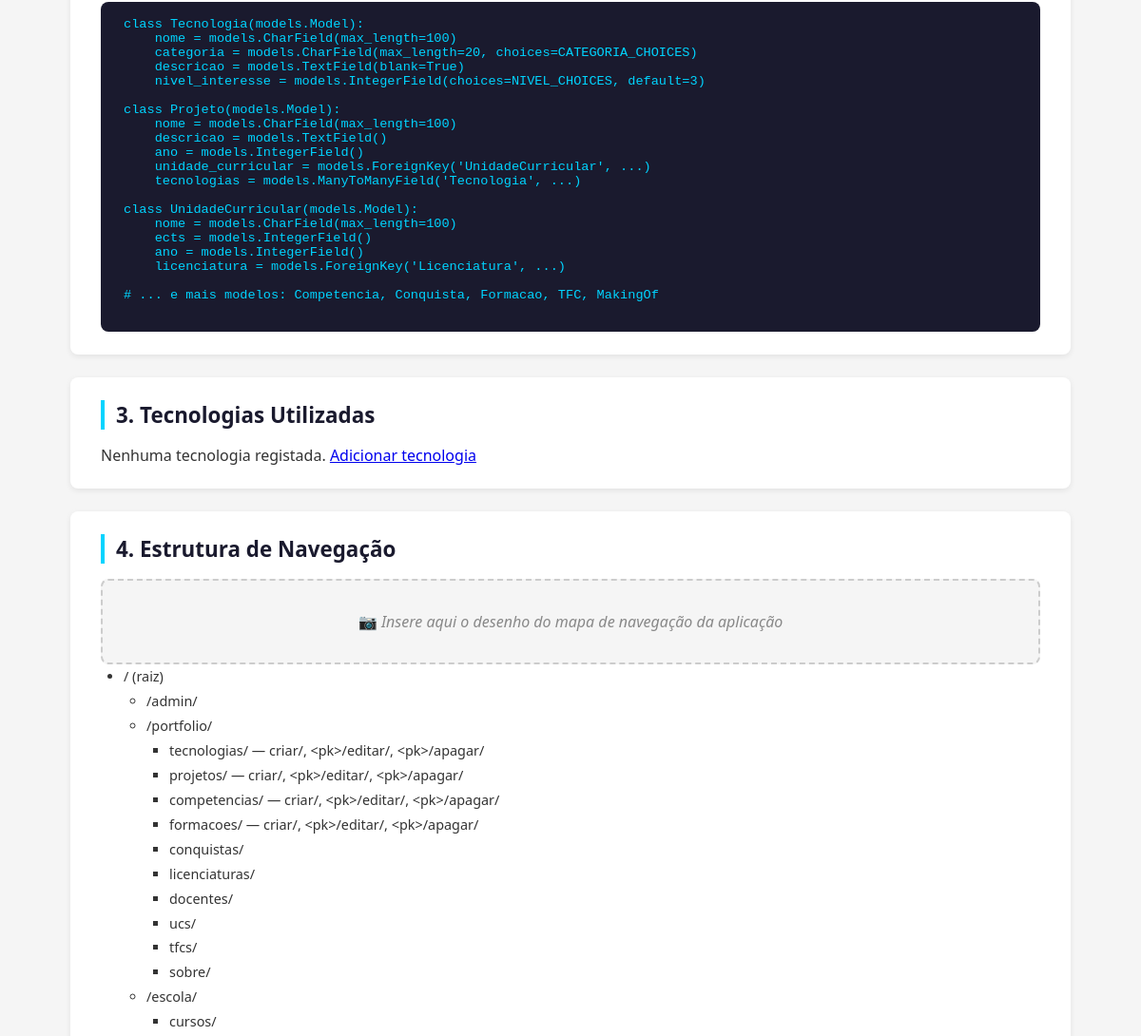
The app's page /sobre/ (middle part), older data.
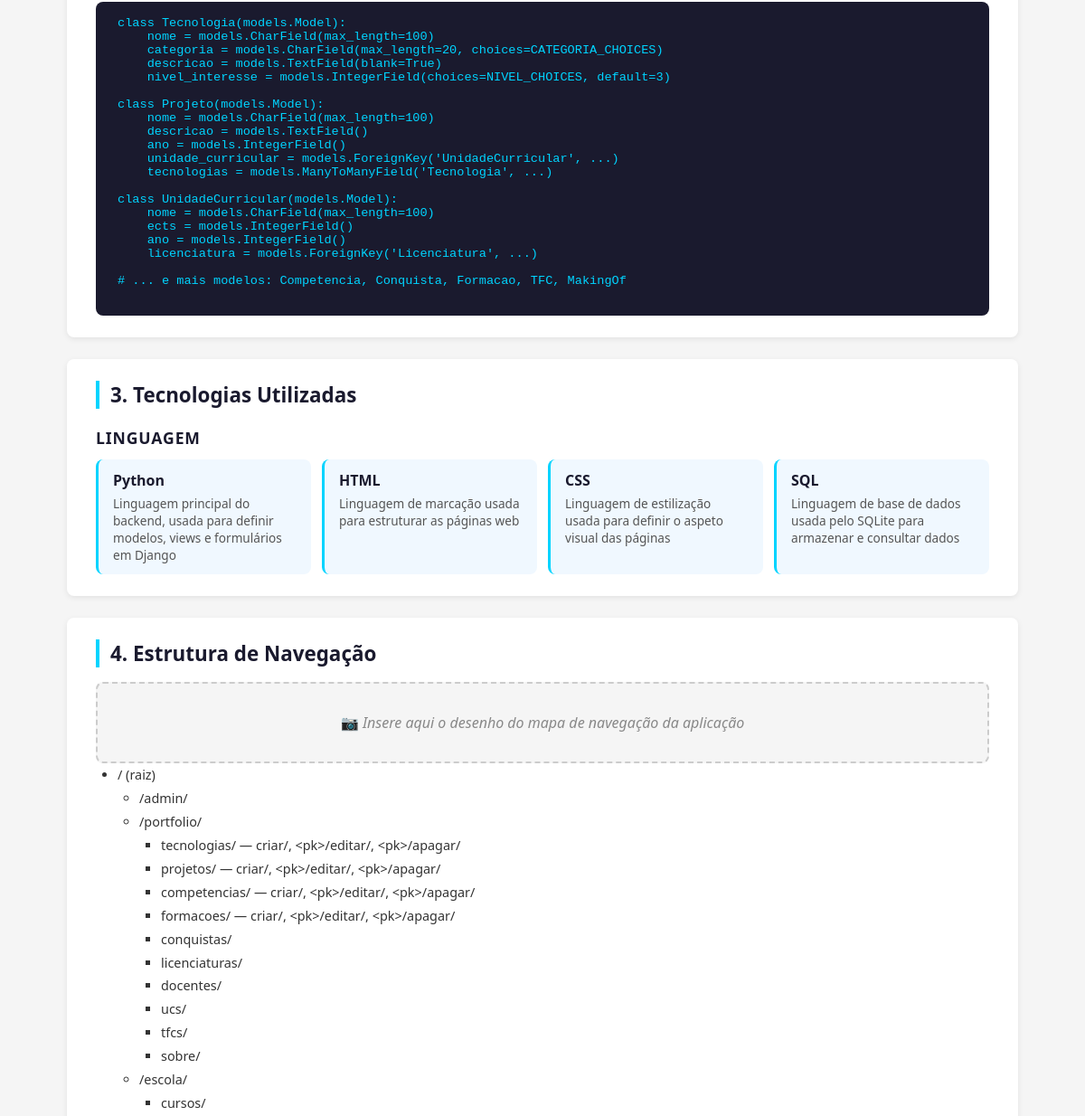
The same page, newer data.
### portfolio/models.py (models this page shows, shortened)
class Tecnologia(models.Model):
    CATEGORIA_CHOICES = [
        ('linguagem', 'Linguagem'),
        ('framework', 'Framework'),
        ('base_dados', 'Base de Dados'),
        ('devops', 'DevOps'),
        ('ferramenta', 'Ferramenta'),
    ]
    NIVEL_CHOICES = [
        (1, 'Iniciante'),
        (2, 'Básico'),
        (3, 'Intermédio'),
        (4, 'Avançado'),
        (5, 'Especialista'),
    ]
    nome = models.CharField(max_length=100)
    categoria = models.CharField(max_length=20, choices=CATEGORIA_CHOICES)
    descricao = models.TextField(blank=True)
    logo = models.ImageField(upload_to='tecnologias/', blank=True)
    website = models.URLField(blank=True)
    nivel_interesse = models.IntegerField(choices=NIVEL_CHOICES, default=3)
    destaque = models.TextField(blank=True)

### portfolio/views.py (the view)
# urls.py: path('sobre/', views.sobre_view, name='sobre'),
def sobre_view(request):
    from .models import MakingOf, Tecnologia
    makingofs = MakingOf.objects.prefetch_related('decisoes', 'erros', 'usos_ia', 'registos_papel').all()
    tecnologias = Tecnologia.objects.all().order_by('categoria')
    return render(request, 'portfolio/sobre.html', {
        'makingofs': makingofs,
        'tecnologias': tecnologias,
    })

### portfolio/templates/portfolio/sobre.html (shortened to what this page needs)
{% extends 'portfolio/base.html' %}
{% block content %}
<section class="sobre-section">
    <pre class="code-block">
class Tecnologia(models.Model):
    nome = models.CharField(max_length=100)
    categoria = models.CharField(max_length=20, choices=CATEGORIA_CHOICES)
    descricao = models.TextField(blank=True)
    nivel_interesse = models.IntegerField(choices=NIVEL_CHOICES, default=3)
class Projeto(models.Model):
    nome = models.CharField(max_length=100)
    descricao = models.TextField()
    ano = models.IntegerField()
    unidade_curricular = models.ForeignKey('UnidadeCurricular', ...)
    tecnologias = models.ManyToManyField('Tecnologia', ...)
class UnidadeCurricular(models.Model):
    nome = models.CharField(max_length=100)
    ects = models.IntegerField()
    ano = models.IntegerField()
    licenciatura = models.ForeignKey('Licenciatura', ...)
# ... e mais modelos: Competencia, Conquista, Formacao, TFC, MakingOf
    </pre>
</section>
<section class="sobre-section">
    <h2>3. Tecnologias Utilizadas</h2>
    {% regroup tecnologias by get_categoria_display as tecnologias_por_categoria %}
    {% for grupo in tecnologias_por_categoria %}
        <h3 class="tech-grupo">{{ grupo.grouper }}</h3>
        <div class="tech-grid">
            {% for t in grupo.list %}
                <div class="tech-card">
                    <h4>{{ t.nome }}</h4>
                    {% if t.descricao %}<p>{{ t.descricao }}</p>{% endif %}
                </div>
            {% endfor %}
        </div>
    {% empty %}
        <p>Nenhuma tecnologia registada. <a href="{% url 'tecnologia_criar' %}">Adicionar tecnologia</a></p>
    {% endfor %}
</section>
<section class="sobre-section">
    <h2>4. Estrutura de Navegação</h2>
    <div class="foto-placeholder">
        <p>📷 <em>Insere aqui o desenho do mapa de navegação da aplicação</em></p>
    </div>
    <ul class="nav-tree">
        <li>/ (raiz)
            <ul>
                <li>/admin/</li>
                <li>/portfolio/
                    <ul>
                        <li>tecnologias/ — criar/, &lt;pk&gt;/editar/, &lt;pk&gt;/apagar/</li>
                        <li>projetos/ — criar/, &lt;pk&gt;/editar/, &lt;pk&gt;/apagar/</li>
                        <li>competencias/ — criar/, &lt;pk&gt;/editar/, &lt;pk&gt;/apagar/</li>
                        <li>formacoes/ — criar/, &lt;pk&gt;/editar/, &lt;pk&gt;/apagar/</li>
                        <li>conquistas/</li>
                        <li>licenciaturas/</li>
                        <li>docentes/</li>
                        <li>ucs/</li>
                        <li>tfcs/</li>
                        <li>sobre/</li>
                    </ul>
                </li>
                <li>/escola/
                    <ul>
                        <li>cursos/</li>
                    </ul>
                </li>
            </ul>
        </li>
    </ul>
</section>
{% endblock %}

Row changes from the older to the newer data that the page shows:
added Tecnologia: nome "Python", descricao "Linguagem principal do backend, usada para definir modelos, views e formulários em Django"
added Tecnologia: nome "HTML", descricao "Linguagem de marcação usada para estruturar as páginas web"
added Tecnologia: nome "CSS", descricao "Linguagem de estilização usada para definir o aspeto visual das páginas"
added Tecnologia: nome "SQL", descricao "Linguagem de base de dados usada pelo SQLite para armazenar e consultar dados"
Text that changed along with them:
new list line: "LINGUAGEM"
text no longer shown: "Nenhuma tecnologia registada. Adicionar tecnologia"
